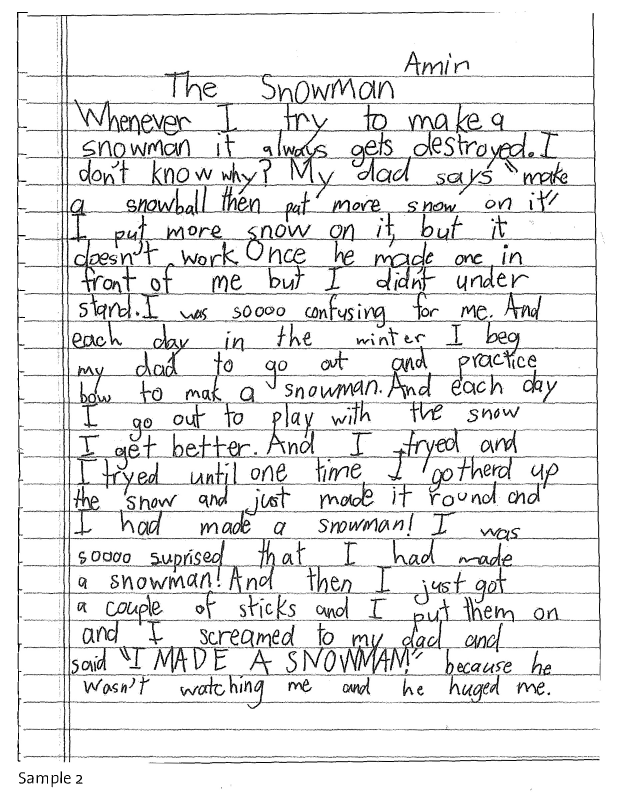
#> input picture ocr_backend/uploads/v5_21479a40148c4b76884d5d36c128407c.jpg, 1868 x 2420 px (shown at 1/3 size); its folder holds only this picture in this run
$ python -i ocr_utils.py   (imports and definitions only)
#> lines starting #> are read from the running program, lines starting #| are printed output that depends on the picture; after the words box and inside, x2 and y2 are one past the last pixel; in counts of white or black regions, pixels touching at a corner belong together
import os
from pathlib import Path

import cv2
import numpy as np

try:
    from paddleocr import PaddleOCR
except Exception:  # pragma: no cover - allows test imports without model deps
    PaddleOCR = None

BASE_DIR = Path(__file__).resolve().parent
OUTPUT_DIR = BASE_DIR / "output"
OCR_CFG_PATH = BASE_DIR / "PaddleOCR.yaml"

_ocr = None


# [9 lines left out: function get_ocr_engine, not called in this run]


def preprocess_for_handwriting(input_path: Path) -> Path:
    img = cv2.imread(str(input_path))
#> img is the input picture: shape (2420, 1868, 3); min 0, max 255, mean 231.8
    if img is None:
        raise ValueError(f"Could not read image: {input_path}")

    g = cv2.cvtColor(img, cv2.COLOR_BGR2GRAY)
    g = cv2.resize(g, None, fx=2, fy=2, interpolation=cv2.INTER_CUBIC)
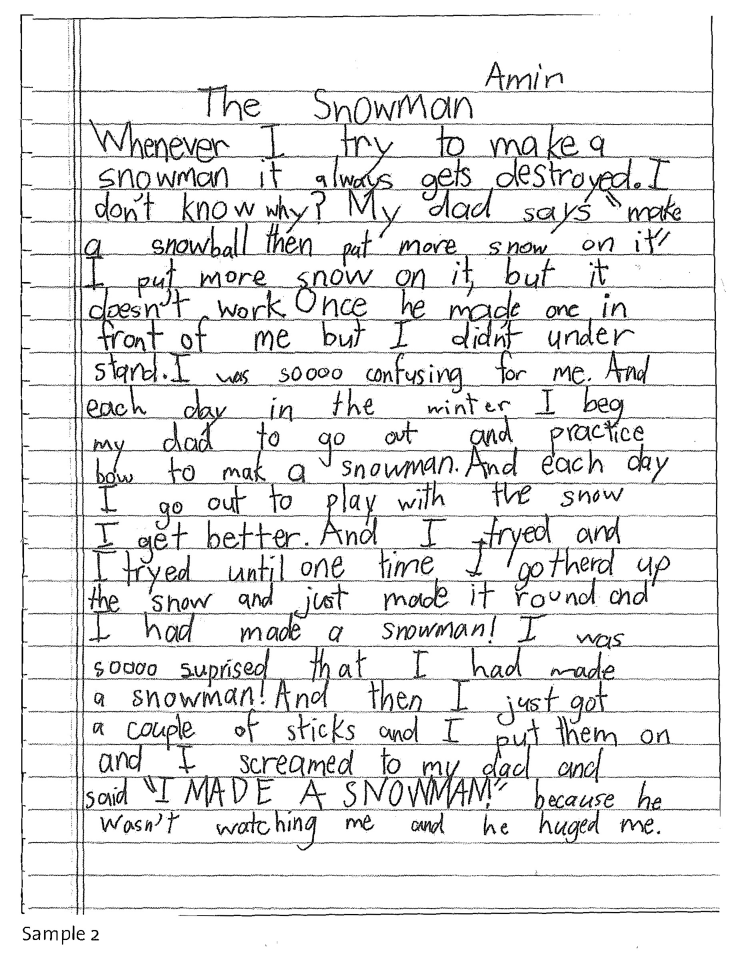
#> g: shape (4840, 3736) (shown at 1/5 size); min 0, max 255, mean 231.7
    g = cv2.GaussianBlur(g, (3, 3), 0)
    th = cv2.adaptiveThreshold(
        g, 255, cv2.ADAPTIVE_THRESH_GAUSSIAN_C, cv2.THRESH_BINARY, 31, 7
    )
#> th: shape (4840, 3736); 89.9% white; 3334 black regions (1630 under 20 px), largest, box (x1, y1, x2, y2) and area: (139, 69, 2968, 4575) 188456, (2826, 78, 3605, 4084) 66778, (567, 1941, 1373, 2410) 26447

#> (the run stopped early here; a loop or call above may not have finished)
